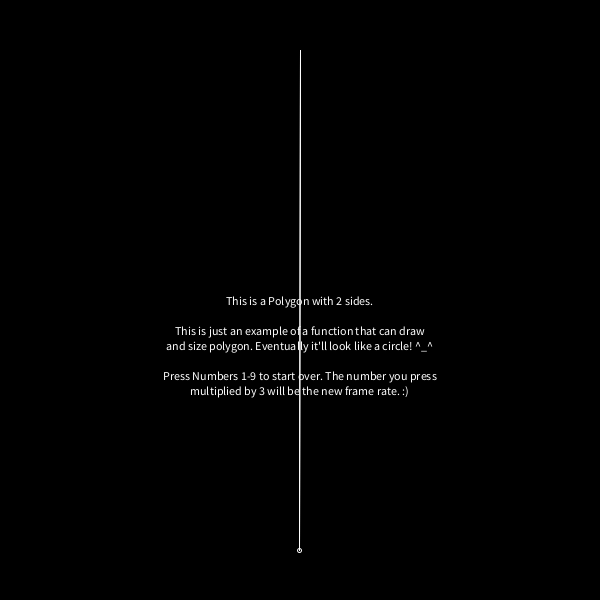
Frame 1 (no input)
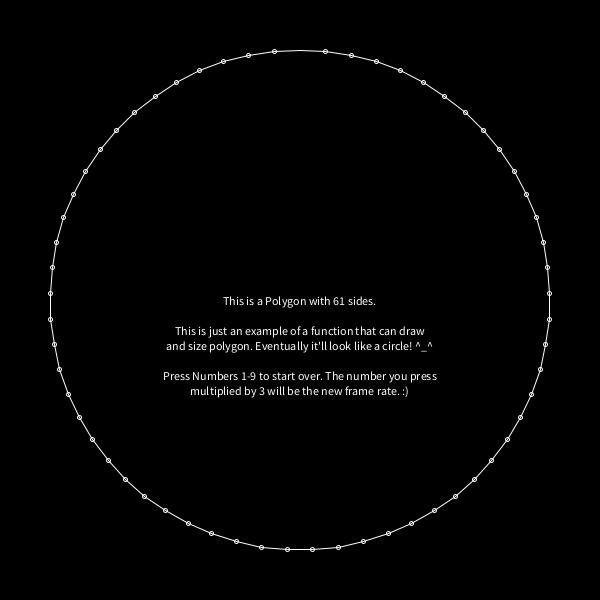
Frame 60 (the mouse pressed at the canvas centre just before this capture)
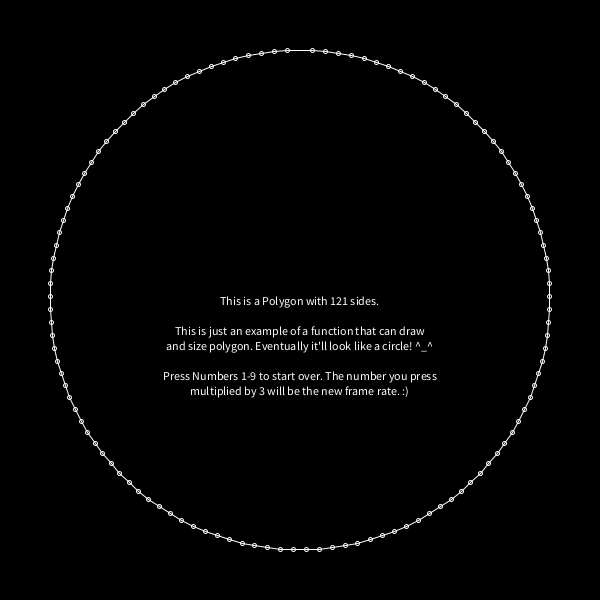
Frame 120 (the mouse held since frame 60 and released just before this capture)

The Processing sketch that drew these frames (run headless with seeded random() and noise(); from frame 60 on, the mouse is pressed at the canvas centre):

// Processing sketch: processing_51135
// ── processing_51135.pde

/*
    by Charles Carr
    Any size Polygons!!
*/

int WIDTH = 600;
int HEIGHT = 600;

// The number of sides. This will increase over time.
int x = 1;

void setup()
{
    size(600,600);
    frameRate(8);
    textAlign(CENTER,CENTER);
}

void draw()
{
    background(0);
    stroke(255);
    
    // Increase the number of sides.
    x++;
    
    // Draw the polygon in the middle fo the screen with x sides and 500 diameter.
    polygon(WIDTH/2,HEIGHT/2,x,500);
    
    // Text to display.
    text("This is a Polygon with "+x+" sides.",WIDTH/2,HEIGHT/2);
    text("This is just an example of a function that can draw",WIDTH/2,(HEIGHT/2)+30);
    text("and size polygon. Eventually it'll look like a circle! ^_^",WIDTH/2,(HEIGHT/2)+45);
    text("Press Numbers 1-9 to start over. The number you press",WIDTH/2,(HEIGHT/2)+75);
    text("multiplied by 3 will be the new frame rate. :)",WIDTH/2,(HEIGHT/2)+90);
}

// The big stinky nasty function of doom and despair.
void polygon(float tx, float ty, int n, float d)
{
    // I'm using pushMatrix so that I can make the center the origin for easy trig.
    pushMatrix();
    translate(tx,ty); // changes the origin
    float r = d/2; // radius is half the diameter. Duh.
    noFill(); // Don't be fillin my shiz. I need text there. GOSH
    //ellipse(0,0,d,d); // Uncomment this to see the polygon inscribed in a circle.
    float[] x = new float[n]; // this line has something to do with llamas.
    float[] y = new float[n]; // just kidding. It's a float array. Duh.
    
    // The first point will be 0,-r. On the unit circle, -r is -1. In this case, it's -250.
    // Keep in mind this is slightly different than a unit circle in that this is actually
    // an upside down unit circle. You can thank processing for that one.
    x[0] = 0;
    y[0] = -r;
    
    // This is the magic formula that finds the angle between each side depending
    // on variable n (the number of sides). Take my word for it.
    float theta = (PI/2)-(TWO_PI/n);
    
    // This loop uses that angle to find each other point on the polygon.
    for (int i = 1; i < n; i++)
    {
        x[i] = r*cos(theta);
        y[i] = -r*sin(theta);
        line(x[i-1],y[i-1],x[i],y[i]);
        ellipse(x[i],y[i],4,4);
        theta = theta - (TWO_PI/n);
    }
    
    
    line(x[x.length-1],y[y.length-1],x[0],y[0]);
    //ellipse(x[0],y[0],10,10);
    popMatrix();
}

void keyPressed()
{
    if (key == '1' || key == '2' || key == '3' || key == '4' || key == '5'
        || key == '6' || key == '7' || key == '8' || key == '9')
    {
        x = 1;
        frameRate((int(key)-48)*3);
    }
}
